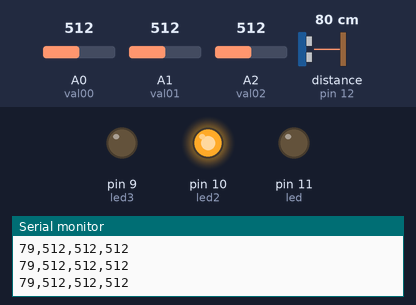
A sketch run on a simulated Arduino Uno, built with avr-gcc and run on an emulated ATmega328P. Parts: output pins drawn as LEDs (lit = HIGH), the last lines printed to the serial monitor. Wiring (inferred from the names in the program): ultrasonic range finder: trigger pin 13; echo pin 12. The inputs (shaded band) are chosen by the test bench; at power-on: distance to the obstacle (sensor on pin 12) 80 cm, A0 (val00) = 512, A1 (val01) = 512, A2 (val02) = 512. The echo pulse lasts 58.3 µs per cm; pins used as bus, display or sensor lines are not drawn.

Above: at 1.2 s.
1.3 s: distance to the obstacle (sensor on pin 12) set to 7 cm
2.8 s: distance to the obstacle (sensor on pin 12) set to 4 cm
At 3.1 s:
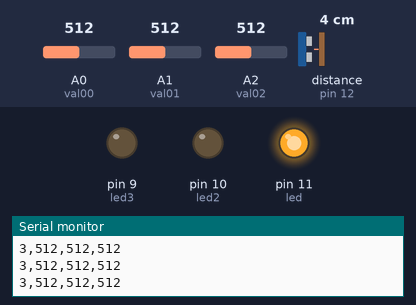
4.3 s: distance to the obstacle (sensor on pin 12) set to 250 cm
At 4.7 s:
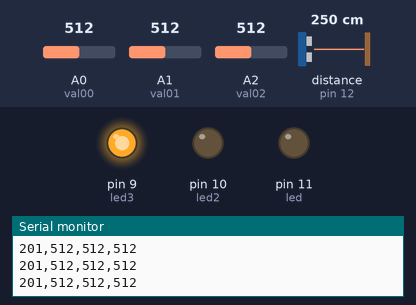
5.8 s: distance to the obstacle (sensor on pin 12) set to 204 cm
7.3 s: distance to the obstacle (sensor on pin 12) set to 197 cm
At 8.3 s:
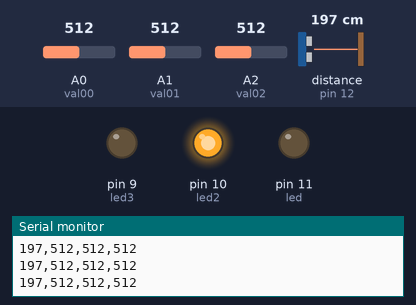
8.8 s: distance to the obstacle (sensor on pin 12) set to 299 cm
At 10.2 s:
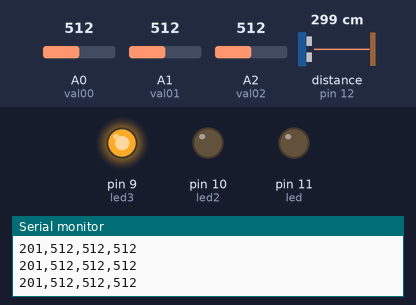
Timing chart, 0 to 11.3 s (numbered marks = the images above; inputs shaded):
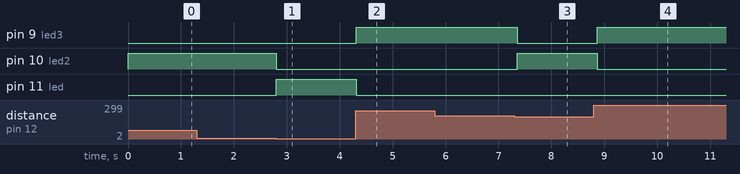

Measured:
- the behaviour switches between 6 and 5 cm on distance to the obstacle (sensor on pin 12) (found by bisection; images 0 and 1)
- the behaviour switches between 201 and 200 cm on distance to the obstacle (sensor on pin 12) (found by bisection; images 2 and 3)
- after the input at 2.8 s, pin 10 (led2): HIGH → LOW at once; pin 11 (led): LOW → HIGH at once
- after the input at 4.3 s, pin 9 (led3): LOW → HIGH at once; pin 11 (led): HIGH → LOW at once
- after the input at 7.3 s, pin 9 (led3): HIGH → LOW after 0.05 s; pin 10 (led2): LOW → HIGH after 0.05 s
- after the input at 8.8 s, pin 9 (led3): LOW → HIGH after 0.07 s; pin 10 (led2): HIGH → LOW after 0.07 s

The sketch:

a1.ino
```cpp
//Original sketch sourced from Trollmaker.com

#define trigPin 13
#define echoPin 12
#define led 11 // Red
#define led2 10 // Green
#define led3 9 // Yellow
const int val00 = A0;  // pot 01
const int val01 = A1;  // pot 02
const int val02 = A2;

void setup() {
  Serial.begin (9600);
  pinMode(trigPin, OUTPUT);
  pinMode(echoPin, INPUT);
  pinMode(led, OUTPUT);
  pinMode(led2, OUTPUT);
  pinMode(led3, OUTPUT);
}

void loop() {
  long duration, distance;
  digitalWrite(trigPin, LOW);
  delayMicroseconds(2);
  digitalWrite(trigPin, HIGH);
  delayMicroseconds(10);
  digitalWrite(trigPin, LOW);
  duration = pulseIn(echoPin, HIGH);
  distance = (duration/2) / 29.1;


  if (distance < 5) {       // Red
    digitalWrite(led,HIGH);
    digitalWrite(led2,LOW);
    digitalWrite(led3,LOW);

}

else if (distance > 200) {  // Yellow
    digitalWrite(led3,HIGH);
    digitalWrite(led2,LOW);
    digitalWrite(led,LOW);
}

  else {                   // Green
    digitalWrite(led,LOW);
    digitalWrite(led2,HIGH);
    digitalWrite(led3,LOW);


  }
    if (distance >= 200 || distance <= 0){
    Serial.print("201");
    Serial.print(",");
    Serial.print(analogRead(val01));
    Serial.print(",");
    Serial.print(analogRead(val00));
    Serial.print(",");
    Serial.println(analogRead(val02));

  }
  else {
    Serial.print(distance);
    Serial.print(",");
    Serial.print(analogRead(val01));
    Serial.print(",");
    Serial.print(analogRead(val00));
    Serial.print(",");
    Serial.println(analogRead(val02));
  }
  delay(50);
}
```
